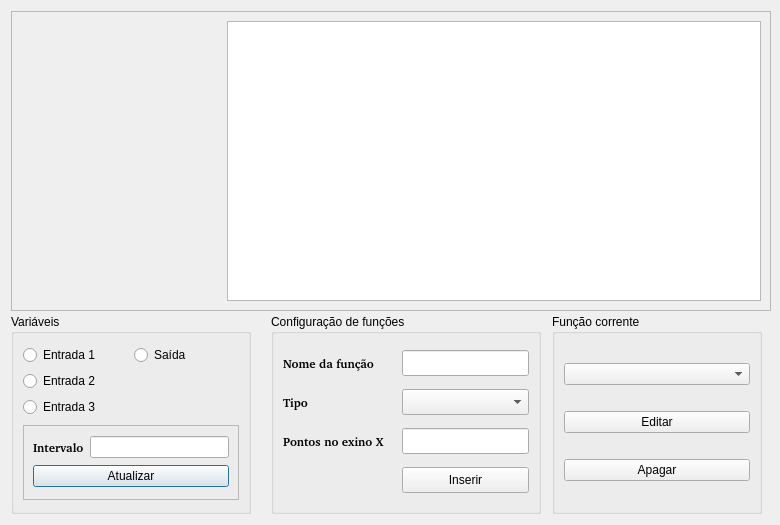
<?xml version="1.0" encoding="UTF-8"?>
<ui version="4.0">
 <class>FunctionWindow</class>
 <widget class="QDialog" name="FunctionWindow">
  <property name="geometry">
   <rect>
    <x>0</x>
    <y>0</y>
    <width>780</width>
    <height>525</height>
   </rect>
  </property>
  <property name="minimumSize">
   <size>
    <width>780</width>
    <height>525</height>
   </size>
  </property>
  <property name="maximumSize">
   <size>
    <width>780</width>
    <height>525</height>
   </size>
  </property>
  <property name="windowTitle">
   <string>Funções de Pertinência do Controlador Fuzzy</string>
  </property>
  <layout class="QGridLayout" name="gridLayout_7">
   <item row="0" column="0" colspan="3">
    <widget class="QFrame" name="frame_2">
     <property name="minimumSize">
      <size>
       <width>760</width>
       <height>300</height>
      </size>
     </property>
     <property name="maximumSize">
      <size>
       <width>760</width>
       <height>300</height>
      </size>
     </property>
     <property name="frameShape">
      <enum>QFrame::StyledPanel</enum>
     </property>
     <property name="frameShadow">
      <enum>QFrame::Raised</enum>
     </property>
     <layout class="QGridLayout" name="gridLayout_3">
      <item row="0" column="0">
       <widget class="QCustomPlot" name="funcionPlot" native="true">
        <property name="sizePolicy">
         <sizepolicy hsizetype="Fixed" vsizetype="Fixed">
          <horstretch>0</horstretch>
          <verstretch>0</verstretch>
         </sizepolicy>
        </property>
        <property name="minimumSize">
         <size>
          <width>200</width>
          <height>200</height>
         </size>
        </property>
        <property name="maximumSize">
         <size>
          <width>740</width>
          <height>280</height>
         </size>
        </property>
        <layout class="QGridLayout" name="gridLayout_6"/>
       </widget>
      </item>
      <item row="0" column="1">
       <widget class="QTableWidget" name="tableWidget"/>
      </item>
     </layout>
    </widget>
   </item>
   <item row="1" column="0">
    <widget class="QGroupBox" name="gb_io">
     <property name="minimumSize">
      <size>
       <width>240</width>
       <height>200</height>
      </size>
     </property>
     <property name="maximumSize">
      <size>
       <width>240</width>
       <height>200</height>
      </size>
     </property>
     <property name="title">
      <string>Variáveis</string>
     </property>
     <layout class="QGridLayout" name="gridLayout_4">
      <item row="1" column="0" colspan="2">
       <layout class="QGridLayout" name="gridLayout_9">
        <item row="0" column="0">
         <widget class="QRadioButton" name="rb_error">
          <property name="text">
           <string>Entrada 1</string>
          </property>
         </widget>
        </item>
        <item row="0" column="1">
         <widget class="QRadioButton" name="rb_output">
          <property name="text">
           <string>Saída</string>
          </property>
         </widget>
        </item>
        <item row="1" column="0">
         <widget class="QRadioButton" name="rb_errorFD">
          <property name="text">
           <string>Entrada 2</string>
          </property>
         </widget>
        </item>
        <item row="2" column="0">
         <widget class="QRadioButton" name="rb_errorSD">
          <property name="text">
           <string>Entrada 3</string>
          </property>
         </widget>
        </item>
       </layout>
      </item>
      <item row="4" column="0" colspan="2">
       <widget class="QFrame" name="frame">
        <property name="minimumSize">
         <size>
          <width>0</width>
          <height>75</height>
         </size>
        </property>
        <property name="maximumSize">
         <size>
          <width>16777215</width>
          <height>75</height>
         </size>
        </property>
        <property name="frameShape">
         <enum>QFrame::StyledPanel</enum>
        </property>
        <property name="frameShadow">
         <enum>QFrame::Raised</enum>
        </property>
        <layout class="QGridLayout" name="gridLayout_5">
         <item row="0" column="0">
          <widget class="QLabel" name="label_4">
           <property name="font">
            <font>
             <family>Bitstream Charter</family>
             <weight>75</weight>
             <bold>true</bold>
            </font>
           </property>
           <property name="text">
            <string>Intervalo</string>
           </property>
          </widget>
         </item>
         <item row="0" column="1">
          <widget class="QLineEdit" name="le_fuzzyRange"/>
         </item>
         <item row="1" column="0" colspan="2">
          <widget class="QPushButton" name="pb_fuzzyIO">
           <property name="text">
            <string>Atualizar</string>
           </property>
          </widget>
         </item>
        </layout>
       </widget>
      </item>
      <item row="5" column="0">
       <spacer name="verticalSpacer_2">
        <property name="orientation">
         <enum>Qt::Vertical</enum>
        </property>
        <property name="sizeHint" stdset="0">
         <size>
          <width>20</width>
          <height>40</height>
         </size>
        </property>
       </spacer>
      </item>
      <item row="0" column="0">
       <spacer name="verticalSpacer">
        <property name="orientation">
         <enum>Qt::Vertical</enum>
        </property>
        <property name="sizeHint" stdset="0">
         <size>
          <width>20</width>
          <height>40</height>
         </size>
        </property>
       </spacer>
      </item>
      <item row="2" column="0">
       <spacer name="verticalSpacer_3">
        <property name="orientation">
         <enum>Qt::Vertical</enum>
        </property>
        <property name="sizeHint" stdset="0">
         <size>
          <width>20</width>
          <height>40</height>
         </size>
        </property>
       </spacer>
      </item>
     </layout>
    </widget>
   </item>
   <item row="1" column="1">
    <widget class="QGroupBox" name="groupBox">
     <property name="minimumSize">
      <size>
       <width>270</width>
       <height>200</height>
      </size>
     </property>
     <property name="maximumSize">
      <size>
       <width>270</width>
       <height>200</height>
      </size>
     </property>
     <property name="title">
      <string>Configuração de funções</string>
     </property>
     <layout class="QGridLayout" name="gridLayout_2">
      <item row="0" column="0">
       <widget class="QLabel" name="lb_InsertFunctionName">
        <property name="font">
         <font>
          <family>Bitstream Charter</family>
          <weight>75</weight>
          <bold>true</bold>
         </font>
        </property>
        <property name="text">
         <string>Nome da função</string>
        </property>
       </widget>
      </item>
      <item row="0" column="1">
       <widget class="QLineEdit" name="le_InsertFunctionName">
        <property name="minimumSize">
         <size>
          <width>127</width>
          <height>26</height>
         </size>
        </property>
        <property name="maximumSize">
         <size>
          <width>127</width>
          <height>26</height>
         </size>
        </property>
       </widget>
      </item>
      <item row="1" column="0">
       <widget class="QLabel" name="label_12">
        <property name="font">
         <font>
          <family>Bitstream Charter</family>
          <weight>75</weight>
          <bold>true</bold>
         </font>
        </property>
        <property name="text">
         <string>Tipo</string>
        </property>
       </widget>
      </item>
      <item row="1" column="1">
       <widget class="QComboBox" name="cb_InsertFunctionType">
        <property name="minimumSize">
         <size>
          <width>127</width>
          <height>26</height>
         </size>
        </property>
        <property name="maximumSize">
         <size>
          <width>127</width>
          <height>26</height>
         </size>
        </property>
       </widget>
      </item>
      <item row="2" column="0">
       <widget class="QLabel" name="lb_x">
        <property name="font">
         <font>
          <family>Bitstream Charter</family>
          <weight>75</weight>
          <bold>true</bold>
         </font>
        </property>
        <property name="text">
         <string>Pontos no exino X</string>
        </property>
       </widget>
      </item>
      <item row="2" column="1">
       <widget class="QLineEdit" name="le_InsertRangeFunction">
        <property name="minimumSize">
         <size>
          <width>127</width>
          <height>26</height>
         </size>
        </property>
        <property name="maximumSize">
         <size>
          <width>127</width>
          <height>26</height>
         </size>
        </property>
       </widget>
      </item>
      <item row="3" column="1">
       <widget class="QPushButton" name="pb_insertFunction">
        <property name="minimumSize">
         <size>
          <width>127</width>
          <height>26</height>
         </size>
        </property>
        <property name="maximumSize">
         <size>
          <width>127</width>
          <height>26</height>
         </size>
        </property>
        <property name="text">
         <string>Inserir</string>
        </property>
       </widget>
      </item>
     </layout>
    </widget>
   </item>
   <item row="1" column="2">
    <widget class="QGroupBox" name="groupBox_5">
     <property name="minimumSize">
      <size>
       <width>210</width>
       <height>200</height>
      </size>
     </property>
     <property name="maximumSize">
      <size>
       <width>210</width>
       <height>200</height>
      </size>
     </property>
     <property name="title">
      <string>Função corrente</string>
     </property>
     <layout class="QGridLayout" name="gridLayout">
      <item row="0" column="0">
       <widget class="QComboBox" name="cb_currentFuzzyFunction"/>
      </item>
      <item row="1" column="0">
       <widget class="QPushButton" name="pb_editFunction">
        <property name="text">
         <string>Editar</string>
        </property>
       </widget>
      </item>
      <item row="2" column="0">
       <widget class="QPushButton" name="pb_deleteFunction">
        <property name="text">
         <string>Apagar</string>
        </property>
       </widget>
      </item>
     </layout>
    </widget>
   </item>
  </layout>
 </widget>
 <customwidgets>
  <customwidget>
   <class>QCustomPlot</class>
   <extends>QWidget</extends>
   <header location="global">qcustomplot.h</header>
   <container>1</container>
  </customwidget>
 </customwidgets>
 <tabstops>
  <tabstop>rb_error</tabstop>
  <tabstop>rb_errorFD</tabstop>
  <tabstop>rb_errorSD</tabstop>
  <tabstop>rb_output</tabstop>
  <tabstop>le_fuzzyRange</tabstop>
  <tabstop>pb_fuzzyIO</tabstop>
  <tabstop>le_InsertFunctionName</tabstop>
  <tabstop>cb_InsertFunctionType</tabstop>
  <tabstop>le_InsertRangeFunction</tabstop>
  <tabstop>pb_insertFunction</tabstop>
  <tabstop>cb_currentFuzzyFunction</tabstop>
  <tabstop>pb_editFunction</tabstop>
  <tabstop>pb_deleteFunction</tabstop>
  <tabstop>tableWidget</tabstop>
 </tabstops>
 <resources/>
 <connections/>
</ui>
